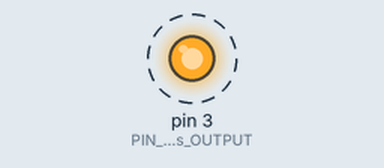
A sketch run on a simulated Arduino Uno, built with avr-gcc and run on an emulated ATmega328P. On the bench: output pins drawn as LEDs (lit = HIGH). Dashed ring = blinking. What the sketch prints to the serial monitor is not drawn.

Above: at 0.05 s.
Timing chart, 0 to 3.0 s (numbered marks = the images above):
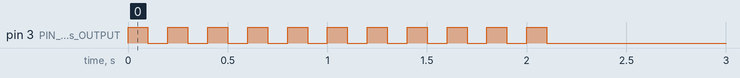

The sketch:

modified.ino
```cpp
void setup() {
  pinMode(2, INPUT); //Pin 2 as INPUT
  pinMode(3, OUTPUT); //PIN 3 as OUTPUT
  Serial.begin(9600);
}
void loop() {

    for(int i=0;i<=10;i++)
  {
    Serial.println("Motion");
    digitalWrite(3, HIGH);   // turn the LED/Buzz ON
  delay(100);                       // wait for 100 msecond
  digitalWrite(3, LOW);   // turn the LED/Buzz OFF
  delay(100);  }                     // wait for 100 msecond
  Serial.println("No Motion");
  digitalWrite(3, LOW);   // turn the LED/Buzz OFF
  delay(1000000000);
  delay(1000000);
}
```

Measured:
- by itself, pin 3 (PIN_3_as_OUTPUT): alternates HIGH for 0.10 s and LOW for 0.10 s, 22 changes in all, then stays LOW
